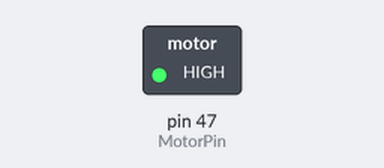
This sketch was run on a simulated Arduino Mega 2560, built with avr-gcc and run on an emulated ATmega2560. Shown: switched loads named in the sketch (green lamp = pin HIGH).

Above: at 0.1 s.
Timing chart, 0 to 1.6 s (numbered marks = the images above):
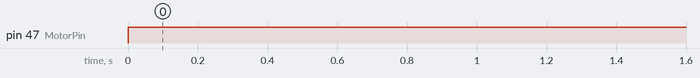

Measured:
- by itself, pin 47 (MotorPin): LOW → HIGH at 0.00 s

The sketch:

motor_test.ino
```cpp
#include <Arduino.h>

const int MotorPin = 47;

void setup()
{
    pinMode(MotorPin, OUTPUT);
}
void loop()
{
    digitalWrite(MotorPin, HIGH);
}
```
